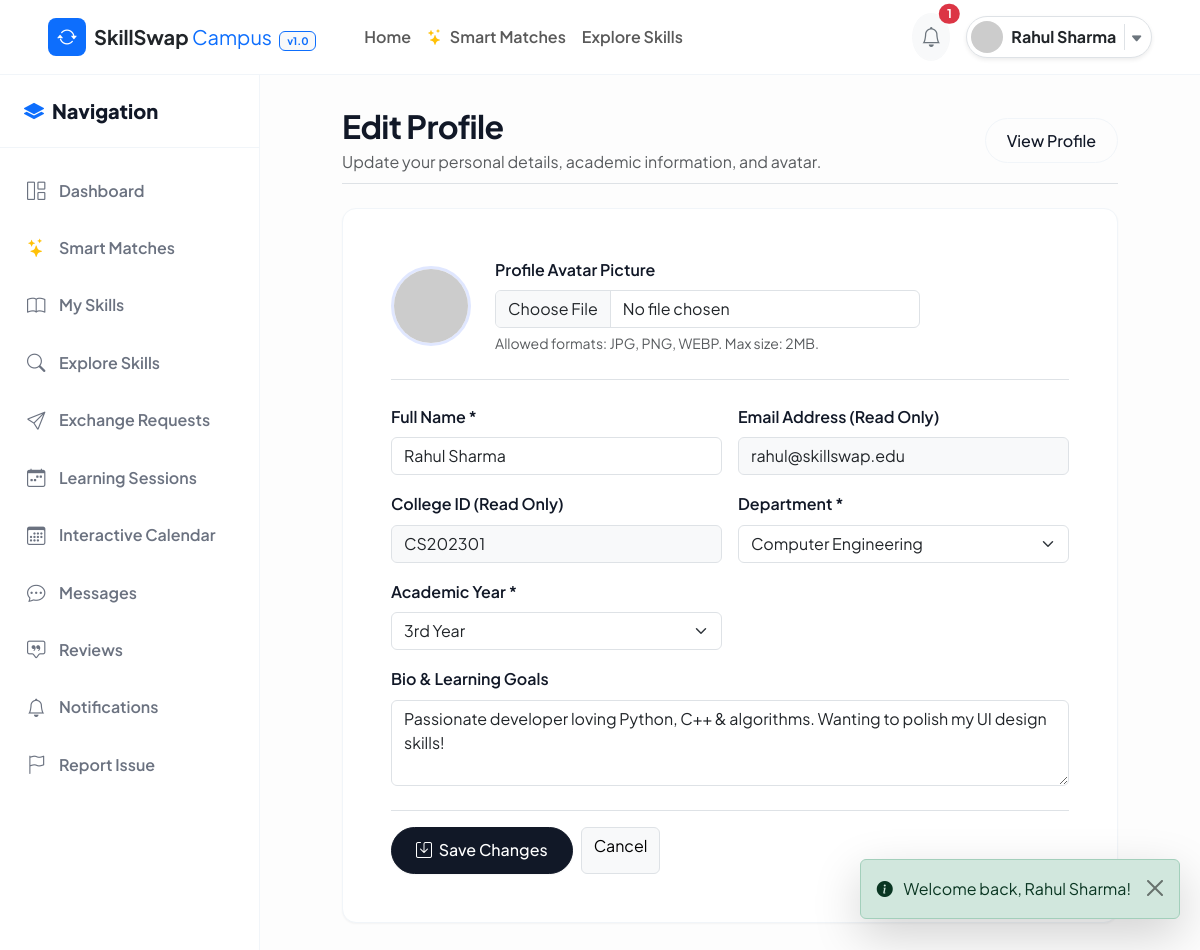
The app's page /student/edit-profile.php (signed in) with its own data.
### tables this page shows
CREATE TABLE `users` (
  `user_id` INT AUTO_INCREMENT PRIMARY KEY,
  `name` VARCHAR(100) NOT NULL,
  `email` VARCHAR(100) NOT NULL UNIQUE,
  `password` VARCHAR(255) NOT NULL,
  `college_id` VARCHAR(50) NOT NULL UNIQUE,
  `department` VARCHAR(100) NOT NULL,
  `year` ENUM('1st Year', '2nd Year', '3rd Year', '4th Year', 'Postgraduate') NOT NULL DEFAULT '1st Year',
  `bio` TEXT DEFAULT NULL,
  `profile_image` VARCHAR(255) DEFAULT 'default-avatar.png',
  `role` ENUM('student', 'admin') NOT NULL DEFAULT 'student',
  `status` ENUM('active', 'inactive', 'suspended') NOT NULL DEFAULT 'active',
  `reputation_score` DECIMAL(5,2) NOT NULL DEFAULT 50.00,
  `created_at` TIMESTAMP DEFAULT CURRENT_TIMESTAMP,
  `updated_at` TIMESTAMP DEFAULT CURRENT_TIMESTAMP ON UPDATE CURRENT_TIMESTAMP,
  CONSTRAINT `chk_reputation_range` CHECK (`reputation_score` >= 0 AND `reputation_score` <= 100)
);

### includes/functions.php (called while the page is built, shortened)
<?php
function get_base_url(): string {
    $protocol = (!empty($_SERVER['HTTPS']) && $_SERVER['HTTPS'] !== 'off') ? 'https' : 'http';
    $host = $_SERVER['HTTP_HOST'] ?? 'localhost';
    $scriptDir = dirname($_SERVER['SCRIPT_NAME'] ?? '');
    if (strpos($scriptDir, '/skillswap') !== false) {
        return $protocol . '://' . $host . '/skillswap/';
    }
    return $protocol . '://' . $host . '/skillswap/';
}

### student/edit-profile.php (the view, shortened to what this page needs)
<?php
require_once __DIR__ . '/../includes/functions.php';
$userId = $_SESSION['user_id'];
$pdo = Database::getConnection();
$stmtUser = $pdo->prepare("SELECT * FROM users WHERE user_id = :id");
$stmtUser->execute(['id' => $userId]);
$user = $stmtUser->fetch();
require_once __DIR__ . '/../includes/header.php';
require_once __DIR__ . '/../includes/navbar.php';
?>
<div class="dashboard-wrapper">
  <?php require_once __DIR__ . '/../includes/sidebar.php'; ?>
  <main class="main-content">
    <div class="container-fluid" style="max-width: 800px;">
      <div class="d-flex justify-content-between align-items-center mb-4 pb-2 border-bottom">
        <div>
          <h2 class="fw-bold mb-1">Edit Profile</h2>
          <p class="text-muted mb-0">Update your personal details, academic information, and avatar.</p>
        </div>
        <a href="<?= $baseUrl ?>student/profile.php" class="btn btn-outline-custom">View Profile</a>
      </div>
      <div class="card-custom p-4 p-md-5">
        <form method="POST" action="edit-profile.php" enctype="multipart/form-data">
          <div class="d-flex align-items-center gap-4 mb-4 pb-4 border-bottom">
            <img src="<?= $baseUrl ?>uploads/profiles/<?= htmlspecialchars($user['profile_image']) ?>" alt="Avatar" class="avatar-lg" style="width: 80px; height: 80px;" onerror="this.src='https://ui-avatars.com/api/?name=<?= urlencode($user['name']) ?>&background=4f46e5&color=fff';">
            <div>
              <label for="profile_image" class="form-label fw-semibold">Profile Avatar Picture</label>
              <input type="file" class="form-control" id="profile_image" name="profile_image" accept="image/jpeg,image/png,image/webp">
              <span class="small text-muted d-block mt-1">Allowed formats: JPG, PNG, WEBP. Max size: 2MB.</span>
            </div>
          </div>
          <div class="row g-3">
            <div class="col-md-6">
              <label for="name" class="form-label fw-semibold">Full Name *</label>
              <input type="text" class="form-control" id="name" name="name" value="<?= htmlspecialchars($user['name']) ?>" required>
            </div>
            <div class="col-md-6">
              <label for="email" class="form-label fw-semibold">Email Address (Read Only)</label>
              <input type="email" class="form-control bg-light" id="email" value="<?= htmlspecialchars($user['email']) ?>" readonly>
            </div>
            <div class="col-md-6">
              <label for="college_id" class="form-label fw-semibold">College ID (Read Only)</label>
              <input type="text" class="form-control bg-light" id="college_id" value="<?= htmlspecialchars($user['college_id']) ?>" readonly>
            </div>
            <div class="col-md-6">
              <label for="department" class="form-label fw-semibold">Department *</label>
              <select class="form-select" id="department" name="department" required>
                <option value="Computer Engineering" <?= $user['department'] === 'Computer Engineering' ? 'selected' : '' ?>>Computer Engineering</option>
              </select>
            </div>
            <div class="col-md-6">
              <label for="year" class="form-label fw-semibold">Academic Year *</label>
              <select class="form-select" id="year" name="year" required>
                <option value="3rd Year" <?= $user['year'] === '3rd Year' ? 'selected' : '' ?>>3rd Year</option>
              </select>
            </div>
            <div class="col-12">
              <label for="bio" class="form-label fw-semibold">Bio & Learning Goals</label>
              <textarea class="form-control" id="bio" name="bio" rows="3" placeholder="Share a few lines about what skills you teach or what projects you are building..."><?= htmlspecialchars($user['bio'] ?? '') ?></textarea>
            </div>
          </div>
          <div class="mt-4 pt-3 border-top d-flex gap-2">
            <button type="submit" class="btn btn-primary-custom px-4">
              <i class="bi bi-save me-1"></i> Save Changes
            </button>
            <a href="<?= $baseUrl ?>student/profile.php" class="btn btn-light border">Cancel</a>
          </div>
        </form>
      </div>
    </div>
  </main>
</div>
<?php require_once __DIR__ . '/../includes/footer.php'; ?>

### assets/css/style.css (style rules this page uses)
:root { --primary: #111827; --primary-hover: #000000; --primary-light: #f3f4f6; --secondary: #4f46e5; --accent: #6366f1; --dark-bg: #030712; --dark-card: #111827; --light-bg: #fdfdfd; --surface: #ffffff; --border-color: #f1f5f9; --text-main: #111827; --text-muted: #6b7280; --text-light: #9ca3af; --success: #059669; --warning: #d97706; --danger: #dc2626; --radius-sm: 6px; --radius-md: 10px; --radius-lg: 14px; --radius-full: 9999px; --shadow-sm: 0 1px 2px rgba(0, 0, 0, 0.04); --shadow-md: 0 4px 6px -1px rgba(0, 0, 0, 0.05); --shadow-lg: 0 10px 15px -3px rgba(0, 0, 0, 0.05); --transition-fast: all 0.2s cubic-bezier(0.4, 0, 0.2, 1); --transition-normal: all 0.3s cubic-bezier(0.4, 0, 0.2, 1); }
body { font-family: 'Plus Jakarta Sans', -apple-system, BlinkMacSystemFont, "Segoe UI", Roboto, sans-serif; background-color: var(--light-bg); color: var(--text-main); min-height: 100vh; margin: 0; line-height: 1.6; }
h1, h2, h3, h4, h5, h6 { font-weight: 700; color: var(--text-main); letter-spacing: -0.02em; }
a { color: var(--primary); text-decoration: none; transition: var(--transition-fast); }
.btn-primary-custom { background: var(--primary); color: #ffffff; border: 1px solid var(--primary); padding: 0.65rem 1.4rem; border-radius: var(--radius-full); font-weight: 500; box-shadow: var(--shadow-sm); transition: var(--transition-normal); }
.btn-outline-custom { background: transparent; color: var(--primary); border: 1px solid var(--border-color); padding: 0.6rem 1.3rem; border-radius: var(--radius-full); font-weight: 500; transition: var(--transition-fast); }
.card-custom { background: var(--surface); border: 1px solid var(--border-color); border-radius: var(--radius-lg); box-shadow: var(--shadow-sm); transition: var(--transition-normal); overflow: hidden; }

### assets/css/dashboard.css (style rules this page uses)
.dashboard-wrapper { display: flex; min-height: calc(100vh - 65px); position: relative; }
.main-content { flex-grow: 1; padding: 2rem; background-color: var(--light-bg); overflow-x: hidden; }
.avatar-lg { width: 72px; height: 72px; border-radius: 50%; object-fit: cover; border: 3px solid #e0e7ff; }

### records on screen
users: name "Rahul Sharma", email "rahul@skillswap.edu", college "CS202301", department "Computer Engineering", year "3rd Year", bio "Passionate developer loving Python, C++ & algorithms. Wanting to polish my UI design skills!"

### other values on screen
$unreadCount "1"
$userName "Rahul Sharma"
$flash['message'] "Welcome back, Rahul Sharma!"
